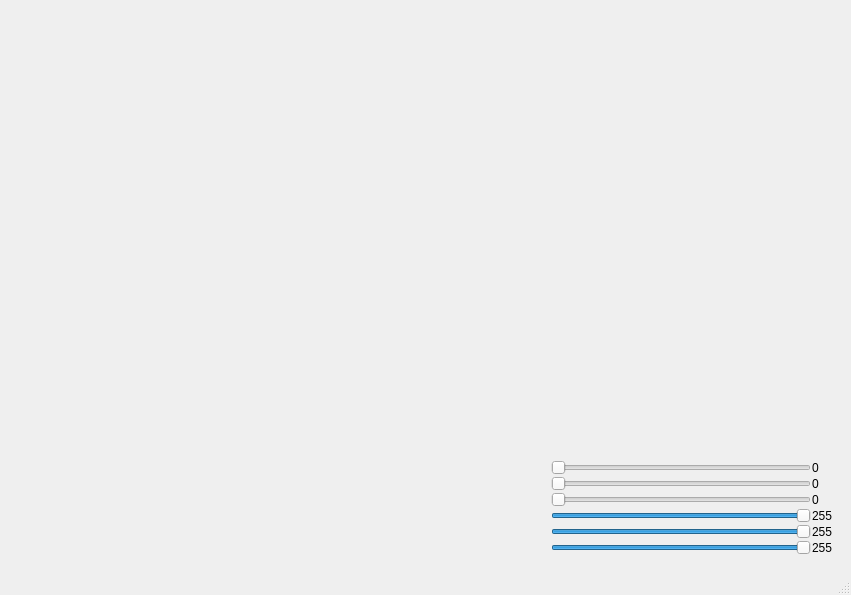
<?xml version="1.0" encoding="UTF-8"?>
<ui version="4.0">
 <class>MainWindow</class>
 <widget class="QMainWindow" name="MainWindow">
  <property name="geometry">
   <rect>
    <x>0</x>
    <y>0</y>
    <width>851</width>
    <height>595</height>
   </rect>
  </property>
  <property name="windowTitle">
   <string>MainWindow</string>
  </property>
  <widget class="QWidget" name="centralwidget">
   <layout class="QVBoxLayout" name="verticalLayout">
    <item>
     <widget class="QWidget" name="widget" native="true">
      <property name="sizePolicy">
       <sizepolicy hsizetype="Minimum" vsizetype="Minimum">
        <horstretch>0</horstretch>
        <verstretch>0</verstretch>
       </sizepolicy>
      </property>
      <property name="minimumSize">
       <size>
        <width>0</width>
        <height>260</height>
       </size>
      </property>
      <property name="baseSize">
       <size>
        <width>121</width>
        <height>220</height>
       </size>
      </property>
      <property name="layoutDirection">
       <enum>Qt::LeftToRight</enum>
      </property>
      <layout class="QVBoxLayout" name="verticalLayout_2">
       <item>
        <widget class="QLabel" name="label">
         <property name="text">
          <string/>
         </property>
        </widget>
       </item>
      </layout>
     </widget>
    </item>
    <item alignment="Qt::AlignRight">
     <widget class="QWidget" name="widget_2" native="true">
      <property name="enabled">
       <bool>true</bool>
      </property>
      <property name="sizePolicy">
       <sizepolicy hsizetype="Fixed" vsizetype="Fixed">
        <horstretch>0</horstretch>
        <verstretch>0</verstretch>
       </sizepolicy>
      </property>
      <property name="minimumSize">
       <size>
        <width>300</width>
        <height>0</height>
       </size>
      </property>
      <property name="baseSize">
       <size>
        <width>0</width>
        <height>0</height>
       </size>
      </property>
      <layout class="QGridLayout" name="gridLayout">
       <item row="0" column="0">
        <layout class="QHBoxLayout" name="horizontalLayout_2">
         <property name="spacing">
          <number>1</number>
         </property>
         <item>
          <layout class="QVBoxLayout" name="verticalLayout_5">
           <item>
            <widget class="QSlider" name="horizontalSlider_1">
             <property name="maximum">
              <number>255</number>
             </property>
             <property name="orientation">
              <enum>Qt::Horizontal</enum>
             </property>
            </widget>
           </item>
           <item>
            <widget class="QSlider" name="horizontalSlider_2">
             <property name="maximum">
              <number>255</number>
             </property>
             <property name="orientation">
              <enum>Qt::Horizontal</enum>
             </property>
            </widget>
           </item>
           <item>
            <widget class="QSlider" name="horizontalSlider_3">
             <property name="maximum">
              <number>255</number>
             </property>
             <property name="orientation">
              <enum>Qt::Horizontal</enum>
             </property>
            </widget>
           </item>
           <item>
            <widget class="QSlider" name="horizontalSlider_4">
             <property name="maximum">
              <number>255</number>
             </property>
             <property name="value">
              <number>255</number>
             </property>
             <property name="orientation">
              <enum>Qt::Horizontal</enum>
             </property>
            </widget>
           </item>
           <item>
            <widget class="QSlider" name="horizontalSlider_5">
             <property name="maximum">
              <number>255</number>
             </property>
             <property name="value">
              <number>255</number>
             </property>
             <property name="orientation">
              <enum>Qt::Horizontal</enum>
             </property>
            </widget>
           </item>
           <item>
            <widget class="QSlider" name="horizontalSlider_6">
             <property name="maximum">
              <number>255</number>
             </property>
             <property name="value">
              <number>255</number>
             </property>
             <property name="orientation">
              <enum>Qt::Horizontal</enum>
             </property>
            </widget>
           </item>
          </layout>
         </item>
         <item>
          <layout class="QVBoxLayout" name="verticalLayout_4">
           <item>
            <widget class="QLabel" name="label_1">
             <property name="text">
              <string>0</string>
             </property>
            </widget>
           </item>
           <item>
            <widget class="QLabel" name="label_2">
             <property name="text">
              <string>0</string>
             </property>
            </widget>
           </item>
           <item>
            <widget class="QLabel" name="label_3">
             <property name="text">
              <string>0</string>
             </property>
            </widget>
           </item>
           <item>
            <widget class="QLabel" name="label_4">
             <property name="text">
              <string>255</string>
             </property>
            </widget>
           </item>
           <item>
            <widget class="QLabel" name="label_5">
             <property name="text">
              <string>255</string>
             </property>
            </widget>
           </item>
           <item>
            <widget class="QLabel" name="label_6">
             <property name="text">
              <string>255</string>
             </property>
            </widget>
           </item>
          </layout>
         </item>
        </layout>
       </item>
      </layout>
     </widget>
    </item>
   </layout>
  </widget>
  <widget class="QMenuBar" name="menubar">
   <property name="geometry">
    <rect>
     <x>0</x>
     <y>0</y>
     <width>851</width>
     <height>27</height>
    </rect>
   </property>
  </widget>
  <widget class="QStatusBar" name="statusbar"/>
 </widget>
 <resources/>
 <connections/>
</ui>
